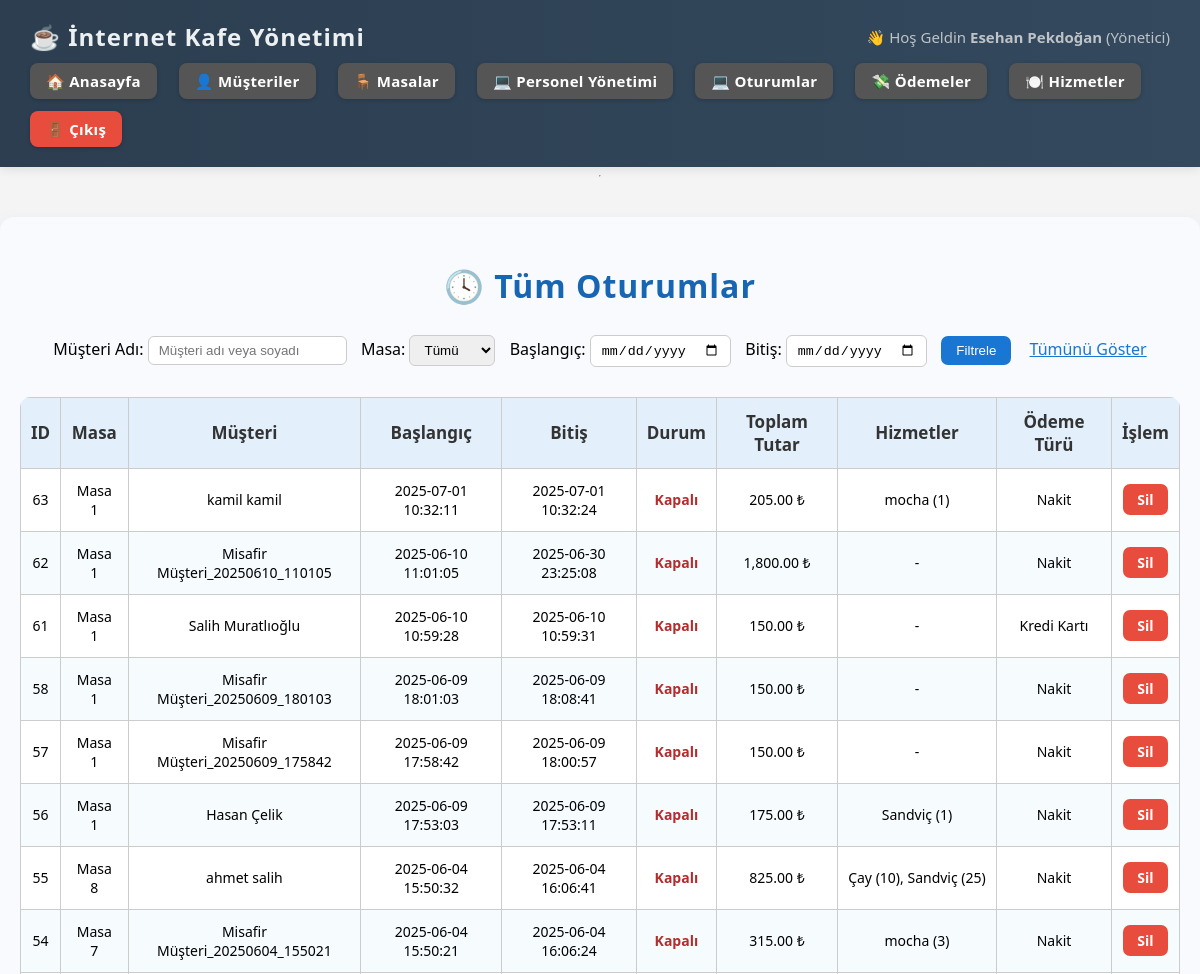
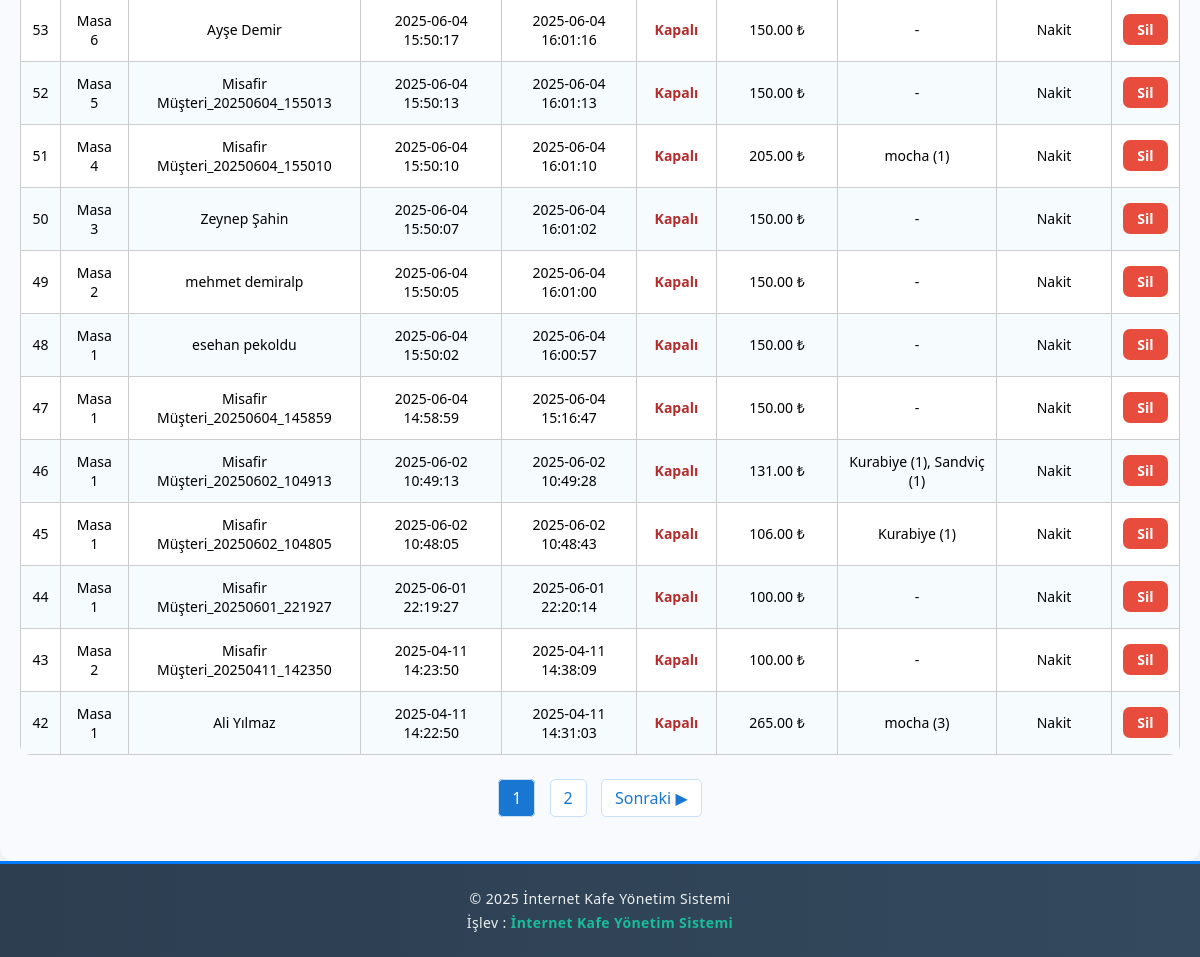
/internetkafe/pages/oturumlar.php (signed in), run on the app's committed database (2 pictures, top to bottom).
### tables this page shows
CREATE TABLE `oturum` (
  `Oturum_ID` int(11) NOT NULL,
  `Musteri_ID` int(11) DEFAULT NULL,
  `Masa_ID` int(11) NOT NULL,
  `Baslangic_Zamani` datetime DEFAULT NULL,
  `Bitis_Zamani` datetime DEFAULT NULL,
  `Durum` varchar(20) DEFAULT 'Açık'
);

CREATE TABLE `masa` (
  `Masa_ID` int(11) NOT NULL,
  `Masa_No` varchar(10) NOT NULL
);

CREATE TABLE `musteri` (
  `Musteri_ID` int(11) NOT NULL,
  `Ad` varchar(50) NOT NULL,
  `Soyad` varchar(50) NOT NULL,
  `Telefon_NO` varchar(15) DEFAULT NULL,
  `E_Posta` varchar(50) DEFAULT NULL,
  `Kayit_Tarihi` date NOT NULL
);

### internetkafe/pages/oturumlar.php (the view, shortened to what this page needs)
<!DOCTYPE html>
<html lang="en">
<head>
    <link rel="stylesheet" href="../css/oturumlar.css">
</head>
<body>
<?php
include("../includes/config.php");
include("../includes/header.php");
$filtre_ad = isset($_GET['ad']) ? trim($_GET['ad']) : '';
$kayit_sayisi = 20;
$sayfa = isset($_GET['sayfa']) ? max(1, intval($_GET['sayfa'])) : 1;
$baslangic = ($sayfa - 1) * $kayit_sayisi;
$kosullar = [];
$kosul_sql = count($kosullar) ? "WHERE " . implode(" AND ", $kosullar) : "";
$toplam_sorgu = mysqli_query($conn, "
    SELECT COUNT(*) as toplam
    FROM Oturum O
    LEFT JOIN Musteri M ON O.Musteri_ID = M.Musteri_ID
    LEFT JOIN Masa Ma ON O.Masa_ID = Ma.Masa_ID
    $kosul_sql
");
$toplam = mysqli_fetch_assoc($toplam_sorgu)['toplam'];
$toplam_sayfa = ceil($toplam / $kayit_sayisi);
$oturumlar = mysqli_query($conn, "
    SELECT O.*, M.Ad, M.Soyad, Ma.Masa_No
    FROM Oturum O
    LEFT JOIN Musteri M ON O.Musteri_ID = M.Musteri_ID
    LEFT JOIN Masa Ma ON O.Masa_ID = Ma.Masa_ID
    $kosul_sql
    ORDER BY O.Baslangic_Zamani DESC  -- Oturumları en yeniden en eskiye doğru sırala
    LIMIT $baslangic, $kayit_sayisi   -- Sadece mevcut sayfanın kayıtlarını al
");
?>
<div class="oturumlar-container">
    <h2 class="oturumlar-baslik">🕓 Tüm Oturumlar</h2>
    <form method="get" class="oturumlar-filtre-form" style="text-align:center; margin-bottom:30px;">
        <label for="ad">Müşteri Adı:</label>
        <input type="text" name="ad" id="ad" value="<?= htmlspecialchars($filtre_ad) ?>" placeholder="Müşteri adı veya soyadı" style="padding:6px 10px; border-radius:6px; border:1px solid #ccc; margin-right:10px;">
        <label for="masa">Masa:</label>
        <select name="masa" id="masa" style="padding:6px 10px; border-radius:6px; border:1px solid #ccc; margin-right:10px;">
            <option value="">Tümü</option>
        </select>
        <label for="baslangic_tarih">Başlangıç:</label>
        <input type="date" name="baslangic_tarih" id="baslangic_tarih" value="<?= htmlspecialchars($_GET['baslangic_tarih'] ?? '') ?>" style="padding:6px 10px; border-radius:6px; border:1px solid #ccc; margin-right:10px;">
        <label for="bitis_tarih">Bitiş:</label>
        <input type="date" name="bitis_tarih" id="bitis_tarih" value="<?= htmlspecialchars($_GET['bitis_tarih'] ?? '') ?>" style="padding:6px 10px; border-radius:6px; border:1px solid #ccc; margin-right:10px;">
        <button type="submit" class="btn-filtre" style="padding:7px 15px; background:#1976d2; color:#fff; border:none; border-radius:7px; font-weight:500;">Filtrele</button>
        <a href="oturumlar.php" style="margin-left:14px; color:#1976d2; text-decoration:underline;">Tümünü Göster</a>
    </form>
    <table class="oturumlar-table">
    <thead>
        <tr>
            <th>ID</th>
            <th>Masa</th>
            <th>Müşteri</th>
            <th>Başlangıç</th>
            <th>Bitiş</th>
            <th>Durum</th>
            <th>Toplam Tutar</th>
            <th>Hizmetler</th>
            <th>Ödeme Türü</th>
            <th>İşlem</th>
        </tr>
    </thead>
    <tbody>
<?php
while($o = mysqli_fetch_assoc($oturumlar)) {
    $odeme_toplam_sorgu = mysqli_query($conn, "SELECT SUM(Odeme_Tutari) as toplam_odeme FROM Odeme WHERE Oturum_ID = {$o['Oturum_ID']}");
    $odeme_toplam_sonuc = mysqli_fetch_assoc($odeme_toplam_sorgu);
    $toplam = $odeme_toplam_sonuc['toplam_odeme'] ?? 0;
    $odeme = mysqli_fetch_assoc(
        mysqli_query($conn, "SELECT Odeme_Turu FROM Odeme WHERE Oturum_ID = {$o['Oturum_ID']} ORDER BY Odeme_Tarihi DESC LIMIT 1")
    );
    $odeme_turu = $odeme['Odeme_Turu'] ?? '-';
    $hizmetler_sorgu = mysqli_query($conn, "
        SELECT H.Hizmet_Adi, OH.Adet
        FROM Oturum_Hizmet OH
        JOIN Hizmet H ON H.Hizmet_ID = OH.Hizmet_ID
        WHERE OH.Oturum_ID = {$o['Oturum_ID']}
    ");
    $hizmetler = [];
    while ($h = mysqli_fetch_assoc($hizmetler_sorgu)) {
        $hizmetler[] = $h['Hizmet_Adi'] . " (" . $h['Adet'] . ")";
    }
    $hizmet_liste = count($hizmetler) ? implode(", ", $hizmetler) : "-";
    ?>
    <tr>
        <td><?= $o['Oturum_ID'] ?></td>
        <td><?= htmlspecialchars($o['Masa_No']) ?></td>
        <td><?= htmlspecialchars($o['Ad'] . " " . $o['Soyad']) ?></td>
        <td><?= $o['Baslangic_Zamani'] ?></td>
        <td><?= $o['Bitis_Zamani'] ?? '-' ?></td>
        <td>
            <?php if ($o['Durum'] == "Açık"): ?>
                <span class="oturum-acik">Açık</span>
            <?php else: ?>
                <span class="oturum-kapali">Kapalı</span>
            <?php endif; ?>
        </td>
        <td><?= number_format($toplam, 2) ?> ₺</td>
        <td><?= $hizmet_liste ?></td>
        <td><?= htmlspecialchars($odeme_turu) ?></td>
        <td>
            <a href="oturum_sil.php?id=<?= $o['Oturum_ID'] ?>"
               onclick="return confirm('Bu oturumu silmek istediğinize emin misiniz?')"
               class="btn-sil">
               Sil
            </a>
        </td>
    </tr>
    <?php
}
?>
    </tbody>
</table>
    <div class="oturumlar-sayfalama">
        <?php
        $url_param_pagination = "";
        ?>
        <?php for($i=1; $i<=$toplam_sayfa; $i++): ?>
            <?php if ($i == $sayfa):  ?>
                <span class="sayfa-btn aktif"><?= $i ?></span>
            <?php else:  ?>
                <a href="?sayfa=<?= $i . $url_param_pagination ?>" class="sayfa-btn"><?= $i ?></a>
            <?php endif; ?>
        <?php endfor; ?>
        <?php if ($sayfa < $toplam_sayfa): ?>
            <a href="?sayfa=<?= $sayfa+1 . $url_param_pagination ?>" class="sayfa-btn">Sonraki ▶</a>
        <?php endif; ?>
    </div>
</div>
<?php include("../includes/footer.php");  ?>
</body>
</html>

### internetkafe/css/oturumlar.css (style rules this page uses)
.oturumlar-container { max-width: 1200px; margin: 32px auto 0 auto; padding: 20px; background: #f8fafd; border-radius: 14px; box-shadow: 0 2px 12px #e6ecf4; }
.oturumlar-baslik { text-align: center; font-size: 32px; margin-bottom: 28px; font-weight: 700; color: #1766b3; letter-spacing: 1px; }
.oturumlar-table { width: 100%; border-collapse: collapse; background: #fff; border-radius: 10px; overflow: hidden; margin-bottom: 32px; }
.oturumlar-table th, .oturumlar-table td { padding: 12px 10px; text-align: center; }
.oturumlar-table th { background: #e3f0fb; font-weight: bold; font-size: 17px; }
.oturumlar-table tr:nth-child(even) { background: #f6fbfe; }
.oturum-kapali { color: #b42c2c; font-weight: bold; }
.btn-sil { padding: 6px 14px; background: #e74c3c; color: #fff; border-radius: 7px; text-decoration: none; font-weight: bold; transition: background 0.16s; display: inline-block; }
.oturumlar-sayfalama { text-align: center; margin: 32px 0; }
.sayfa-btn { margin: 0 5px; padding: 7px 13px; color: #1976d2; text-decoration: none; border-radius: 5px; border: 1px solid #c7e0fb; background: #fff; transition: background 0.16s, color 0.16s; font-weight: 500; }
.sayfa-btn.aktif, .sayfa-btn:hover { background: #1976d2; color: #fff; }

### internetkafe/css/style.css (style rules this page uses)
html, body { margin: 0; padding: 0; height: 100%; display: flex; flex-direction: column; font-family: Arial, sans-serif; background-color: #f4f4f4; font-family: 'Segoe UI', Tahoma, Geneva, Verdana, sans-serif; }
table { border-collapse: collapse; width: 90%; margin: 20px auto; font-size: 14px; }
th, td { border: 1px solid #ccc; padding: 10px; text-align: center; }
th { background-color: #f0f0f0; color: #333; }

### data on the page
oturum: Oturum_ID "63", Masa_ID.Masa_No "Masa 1", Musteri_ID.Soyad "kamil kamil", Baslangic_Zamani "2025-07-01 10:32:11", Bitis_Zamani "2025-07-01 10:32:24", Durum "Kapalı", toplam "205.00", hizmet_liste "mocha (1)", odeme_turu "Nakit"
oturum: Oturum_ID "62", Masa_ID.Masa_No "Masa 1", Musteri_ID.Soyad "Misafir Müşteri_20250610_110105", Baslangic_Zamani "2025-06-10 11:01:05", Bitis_Zamani "2025-06-30 23:25:08", Durum "Kapalı", toplam "1,800.00", hizmet_liste "-", odeme_turu "Nakit"
oturum: Oturum_ID "61", Masa_ID.Masa_No "Masa 1", Musteri_ID.Soyad "Salih Muratlıoğlu", Baslangic_Zamani "2025-06-10 10:59:28", Bitis_Zamani "2025-06-10 10:59:31", Durum "Kapalı", toplam "150.00", hizmet_liste "-", odeme_turu "Kredi Kartı"
oturum: Oturum_ID "58", Masa_ID.Masa_No "Masa 1", Musteri_ID.Soyad "Misafir Müşteri_20250609_180103", Baslangic_Zamani "2025-06-09 18:01:03", Bitis_Zamani "2025-06-09 18:08:41", Durum "Kapalı", toplam "150.00", hizmet_liste "-", odeme_turu "Nakit"
oturum: Oturum_ID "57", Masa_ID.Masa_No "Masa 1", Musteri_ID.Soyad "Misafir Müşteri_20250609_175842", Baslangic_Zamani "2025-06-09 17:58:42", Bitis_Zamani "2025-06-09 18:00:57", Durum "Kapalı", toplam "150.00", hizmet_liste "-", odeme_turu "Nakit"
oturum: Oturum_ID "56", Masa_ID.Masa_No "Masa 1", Musteri_ID.Soyad "Hasan Çelik", Baslangic_Zamani "2025-06-09 17:53:03", Bitis_Zamani "2025-06-09 17:53:11", Durum "Kapalı", toplam "175.00", hizmet_liste "Sandviç (1)", odeme_turu "Nakit"
oturum: Oturum_ID "55", Masa_ID.Masa_No "Masa 8", Musteri_ID.Soyad "ahmet salih", Baslangic_Zamani "2025-06-04 15:50:32", Bitis_Zamani "2025-06-04 16:06:41", Durum "Kapalı", toplam "825.00", hizmet_liste "Çay (10), Sandviç (25)", odeme_turu "Nakit"
oturum: Oturum_ID "54", Masa_ID.Masa_No "Masa 7", Musteri_ID.Soyad "Misafir Müşteri_20250604_155021", Baslangic_Zamani "2025-06-04 15:50:21", Bitis_Zamani "2025-06-04 16:06:24", Durum "Kapalı", toplam "315.00", hizmet_liste "mocha (3)", odeme_turu "Nakit"
oturum: Oturum_ID "53", Masa_ID.Masa_No "Masa 6", Musteri_ID.Soyad "Ayşe Demir", Baslangic_Zamani "2025-06-04 15:50:17", Bitis_Zamani "2025-06-04 16:01:16", Durum "Kapalı", toplam "150.00", hizmet_liste "-", odeme_turu "Nakit"
oturum: Oturum_ID "52", Masa_ID.Masa_No "Masa 5", Musteri_ID.Soyad "Misafir Müşteri_20250604_155013", Baslangic_Zamani "2025-06-04 15:50:13", Bitis_Zamani "2025-06-04 16:01:13", Durum "Kapalı", toplam "150.00", hizmet_liste "-", odeme_turu "Nakit"
oturum: Oturum_ID "51", Masa_ID.Masa_No "Masa 4", Musteri_ID.Soyad "Misafir Müşteri_20250604_155010", Baslangic_Zamani "2025-06-04 15:50:10", Bitis_Zamani "2025-06-04 16:01:10", Durum "Kapalı", toplam "205.00", hizmet_liste "mocha (1)", odeme_turu "Nakit"
oturum: Oturum_ID "50", Masa_ID.Masa_No "Masa 3", Musteri_ID.Soyad "Zeynep Şahin", Baslangic_Zamani "2025-06-04 15:50:07", Bitis_Zamani "2025-06-04 16:01:02", Durum "Kapalı", toplam "150.00", hizmet_liste "-", odeme_turu "Nakit"
oturum: Oturum_ID "49", Masa_ID.Masa_No "Masa 2", Musteri_ID.Soyad "mehmet demiralp", Baslangic_Zamani "2025-06-04 15:50:05", Bitis_Zamani "2025-06-04 16:01:00", Durum "Kapalı", toplam "150.00", hizmet_liste "-", odeme_turu "Nakit"
oturum: Oturum_ID "48", Masa_ID.Masa_No "Masa 1", Musteri_ID.Soyad "esehan pekoldu", Baslangic_Zamani "2025-06-04 15:50:02", Bitis_Zamani "2025-06-04 16:00:57", Durum "Kapalı", toplam "150.00", hizmet_liste "-", odeme_turu "Nakit"
oturum: Oturum_ID "47", Masa_ID.Masa_No "Masa 1", Musteri_ID.Soyad "Misafir Müşteri_20250604_145859", Baslangic_Zamani "2025-06-04 14:58:59", Bitis_Zamani "2025-06-04 15:16:47", Durum "Kapalı", toplam "150.00", hizmet_liste "-", odeme_turu "Nakit"
oturum: Oturum_ID "46", Masa_ID.Masa_No "Masa 1", Musteri_ID.Soyad "Misafir Müşteri_20250602_104913", Baslangic_Zamani "2025-06-02 10:49:13", Bitis_Zamani "2025-06-02 10:49:28", Durum "Kapalı", toplam "131.00", hizmet_liste "Kurabiye (1), Sandviç (1)", odeme_turu "Nakit"
oturum: Oturum_ID "45", Masa_ID.Masa_No "Masa 1", Musteri_ID.Soyad "Misafir Müşteri_20250602_104805", Baslangic_Zamani "2025-06-02 10:48:05", Bitis_Zamani "2025-06-02 10:48:43", Durum "Kapalı", toplam "106.00", hizmet_liste "Kurabiye (1)", odeme_turu "Nakit"
oturum: Oturum_ID "44", Masa_ID.Masa_No "Masa 1", Musteri_ID.Soyad "Misafir Müşteri_20250601_221927", Baslangic_Zamani "2025-06-01 22:19:27", Bitis_Zamani "2025-06-01 22:20:14", Durum "Kapalı", toplam "100.00", hizmet_liste "-", odeme_turu "Nakit"
oturum: Oturum_ID "43", Masa_ID.Masa_No "Masa 2", Musteri_ID.Soyad "Misafir Müşteri_20250411_142350", Baslangic_Zamani "2025-04-11 14:23:50", Bitis_Zamani "2025-04-11 14:38:09", Durum "Kapalı", toplam "100.00", hizmet_liste "-", odeme_turu "Nakit"
oturum: Oturum_ID "42", Masa_ID.Masa_No "Masa 1", Musteri_ID.Soyad "Ali Yılmaz", Baslangic_Zamani "2025-04-11 14:22:50", Bitis_Zamani "2025-04-11 14:31:03", Durum "Kapalı", toplam "265.00", hizmet_liste "mocha (3)", odeme_turu "Nakit"

### other printed values
$_SESSION['user'] "Esehan Pekdoğan"
$_SESSION['gorev'] "Yönetici"
